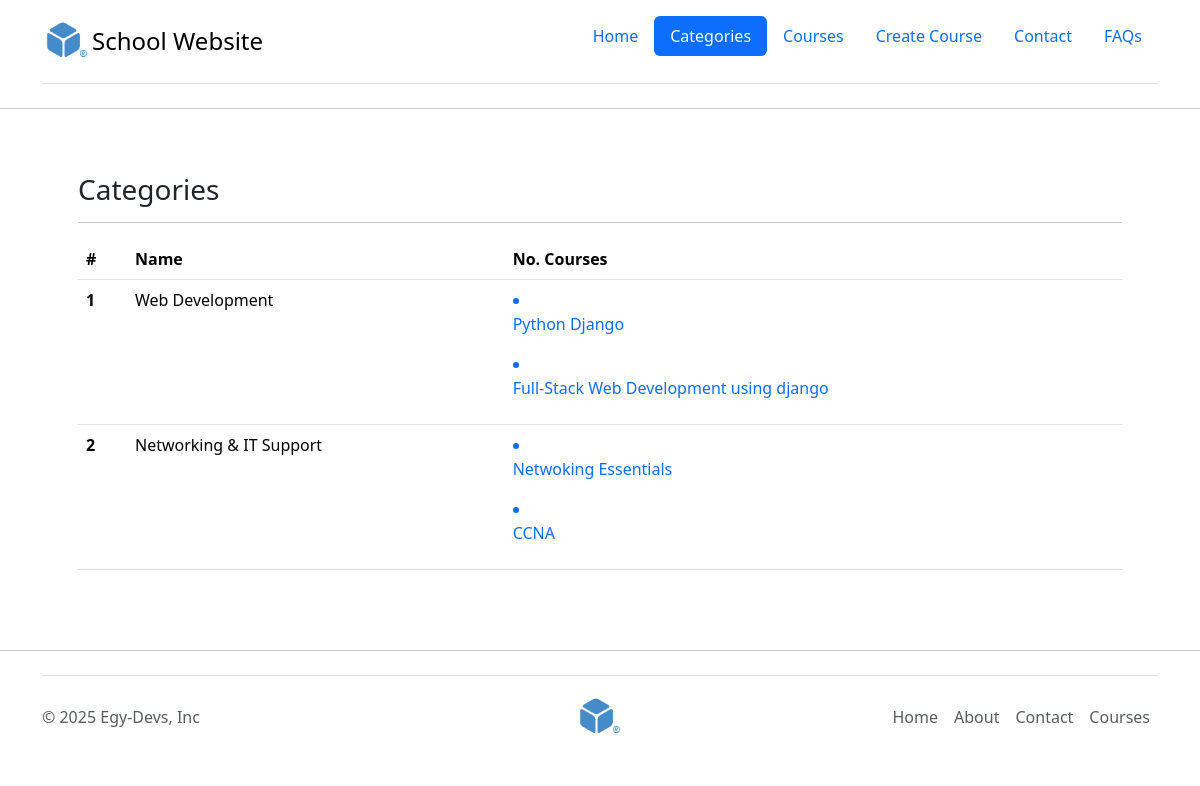
Before: /cats/ with the older database file.
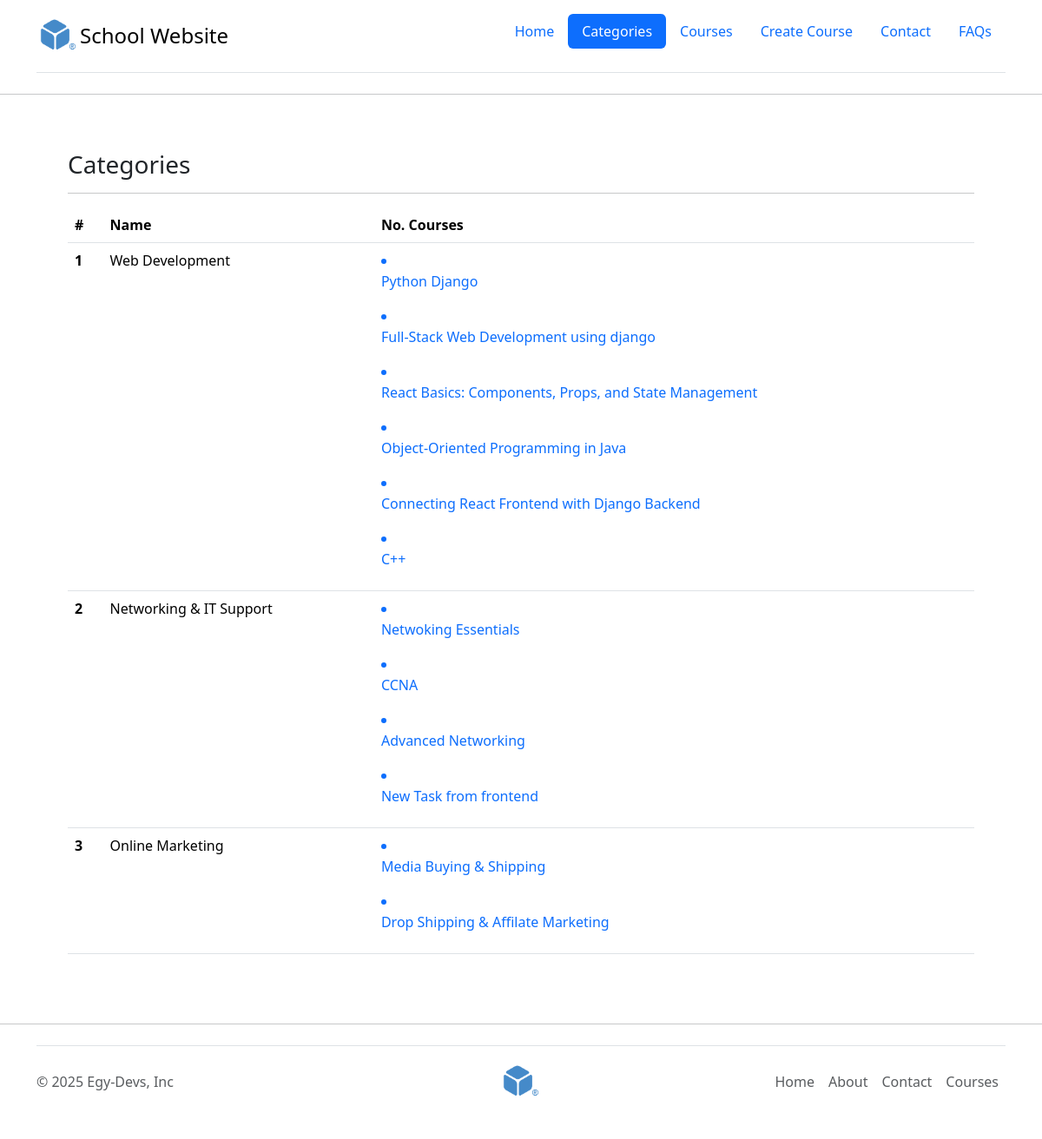
After: the same page with the newer database file.
### core/models.py (models this page shows, shortened)
class Category(models.Model):
    name = models.CharField(max_length=150, unique=True) # #1 Web Developement (Django - ReactJs - ...) - #2 Data Science - #3 Marketing
    class Meta:
        verbose_name_plural = 'Categories' # Categroys

class Course(models.Model): # Courses Table in database core_course
    LEVEL_CHOICES = (
        ('beginner', 'Beginner'),
        ('intermediate', 'Intermediate'),
        ('advacned', 'Advacned'),
    )
    cat = models.ForeignKey(Category, on_delete=models.SET_NULL, null=True, related_name='courses') # one-to-many (Web Develope | Networking) | cat_id = 1 , 2 , 3
    title = models.CharField(max_length=200, unique=True) # default (required) not nullable | string
    description = models.TextField() # Big string
    level = models.CharField(max_length=200, choices=LEVEL_CHOICES)
    price = models.DecimalField(max_digits=5, decimal_places=2, default=0.00, null=True, blank=True) # 159.99 $ | Decimals digits
    pub_date = models.DateField(null=True, blank=True)
    featured = models.BooleanField(default=False) # True, False
    image = models.ImageField(upload_to='courses', default='default.png', blank=True) # png, jpg | max_size: 2MB
    class Meta: # options
        verbose_name = 'Course'
        verbose_name_plural = 'Courses'
        get_latest_by = 'pub_date'

### core/views.py (the view)
# urls.py: path('cats/', cats, name='cats'),
def cats(request):
    cats = Category.objects.all()
    context = {
        'page_title' : 'Categories',
        'name' : 'Omar',
        'cats':cats
    }
    return render(request, "cats.html", context)

### core/templates/cats.html (shortened to what this page needs)
{% extends 'layout/base.html' %}
{% block content %}
<div class="container p-5">
    <h3>Categories</h3>
    <hr>
    <table class="table">
        <thead>
            <tr>
                <th scope="col">#</th>
                <th scope="col">Name</th>
                <th scope="col">No. Courses</th>
            </tr>
        </thead>
        <tbody>
            {% for cat in cats %}
            <tr>
                <th scope="row">{{forloop.counter}}</th>
                <td>{{cat.name}}</td>
                <td>
                        {% for course in cat.courses.all %}
                        <a href="{% url 'course' course.id %}" style="text-decoration: none;">
                            <li>
                                <p>{{course.title}}</p>
                            </li>
                        </a>
                    {% endfor %}
                </td>
            </tr>
            {% endfor %}
        </tbody>
    </table>
</div>
{% endblock %}

### core/templates/layout/base.html (shortened to what this page needs)
<!DOCTYPE html>
{% load static %}
<html lang="en">
<head>
    <link rel="stylesheet" href="{% static 'css/bootstrap.min.css' %}">
</head>
<body>
    {% include 'layout/partials/_header.html' %}
    <hr>
    {% block content %}
    {% endblock %}
    <hr>
    {% include 'layout/partials/_footer.html' %}
</body>
</html>

### core/templates/layout/partials/_header.html
{% load static %}
<div class="container">
        <header class="d-flex flex-wrap justify-content-center py-3 mb-4 border-bottom"> <a href="{% url 'home' %}"
                        class="d-flex align-items-center mb-3 mb-md-0 me-md-auto link-body-emphasis text-decoration-none">
                        <img src="{% static 'img/logo.png' %}" width="50" alt="">
                        <span class="fs-4">School Website</span> </a>
                <ul class="nav nav-pills">
                        <li class="nav-item"><a href="{% url 'home' %}"
                                        class="nav-link {% if page_title == 'Home Page' %}active{% endif %}"
                                        aria-current="page">Home</a>
                        </li>
                        <li class="nav-item"><a href="{% url 'cats' %}"
                                        class="nav-link {% if page_title == 'Categories' %}active{% endif %}">Categories</a>
                        </li>
                        <li class="nav-item"><a href="{% url 'courses' %}"
                                        class="nav-link {% if page_title == 'Courses' %}active{% endif %}">Courses</a>
                        </li>
                        <li class="nav-item"><a href="{% url 'create_course' %}"
                                        class="nav-link {% if page_title == 'Create Course' %}active{% endif %}">Create
                                        Course</a></li>
                        <li class="nav-item"><a href="{% url 'contact' %}"
                                        class="nav-link {% if page_title == 'Contact Us' %}active{% endif %}">Contact</a>
                        </li>
                        <li class="nav-item"><a href="{% url 'faqs' %}"
                                        class="nav-link {% if page_title == 'FAQ' %}active{% endif %}">FAQs</a></li>
                </ul>
        </header>
</div>

### core/templates/layout/partials/_footer.html
{% load static %}
<div class="container">
    <footer class="d-flex flex-wrap justify-content-between align-items-center py-3 my-4 border-top">
        <p class="col-md-4 mb-0 text-body-secondary">© 2025 Egy-Devs, Inc</p> <a href="/"
            class="col-md-4 d-flex align-items-center justify-content-center mb-3 mb-md-0 me-md-auto link-body-emphasis text-decoration-none"
            aria-label="Bootstrap">
            <img src="{% static 'img/logo.png' %}" width="50" alt="">
        </a>
        <ul class="nav col-md-4 justify-content-end">
            <li class="nav-item"><a href="#" class="nav-link px-2 text-body-secondary">Home</a></li>
            <li class="nav-item"><a href="#" class="nav-link px-2 text-body-secondary">About</a></li>
            <li class="nav-item"><a href="#" class="nav-link px-2 text-body-secondary">Contact</a></li>
            <li class="nav-item"><a href="#" class="nav-link px-2 text-body-secondary">Courses</a></li>
        </ul>
    </footer>
</div>

Changed rows visible on the page:
added Course: title "React Basics: Components, Props, and State Management", shown under Category "Web Development"
added Course: title "Object-Oriented Programming in Java", shown under Category "Web Development"
added Course: title "Connecting React Frontend with Django Backend", shown under Category "Web Development"
added Course: title "C++", shown under Category "Web Development"
added Course: title "Advanced Networking", shown under Category "Networking & IT Support"
added Course: title "New Task from frontend", shown under Category "Networking & IT Support"
added Category: name "Online Marketing"
added Course: title "Media Buying & Shipping", shown under "Online Marketing"
added Course: title "Drop Shipping & Affilate Marketing", shown under "Online Marketing"
